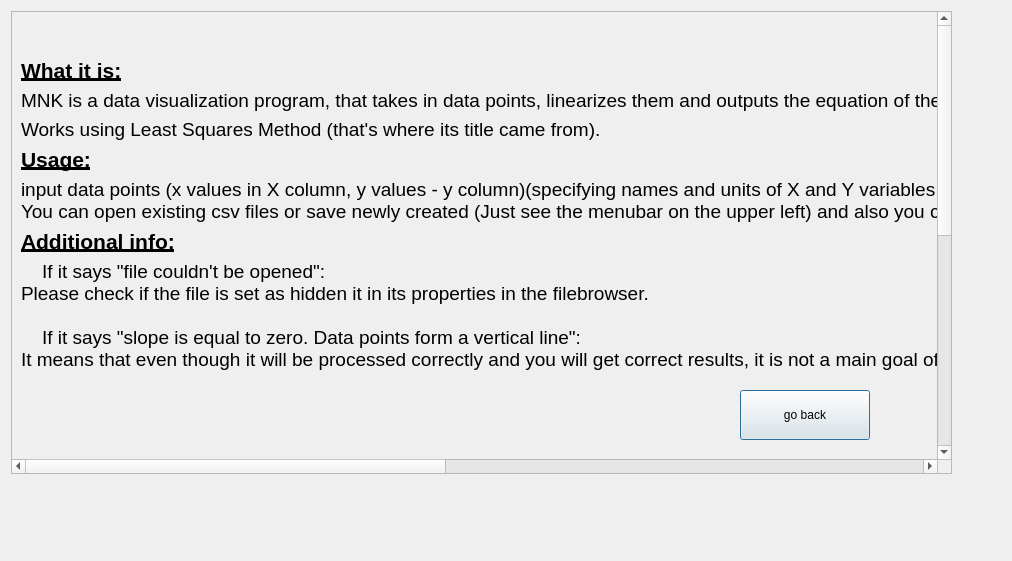
<?xml version="1.0" encoding="UTF-8"?>
<ui version="4.0">
 <class>HelpDialog</class>
 <widget class="QDialog" name="HelpDialog">
  <property name="geometry">
   <rect>
    <x>0</x>
    <y>0</y>
    <width>1012</width>
    <height>561</height>
   </rect>
  </property>
  <property name="minimumSize">
   <size>
    <width>600</width>
    <height>400</height>
   </size>
  </property>
  <property name="windowTitle">
   <string>Dialog</string>
  </property>
  <widget class="QScrollArea" name="scrollArea">
   <property name="geometry">
    <rect>
     <x>11</x>
     <y>11</y>
     <width>941</width>
     <height>463</height>
    </rect>
   </property>
   <property name="sizePolicy">
    <sizepolicy hsizetype="Preferred" vsizetype="Preferred">
     <horstretch>0</horstretch>
     <verstretch>0</verstretch>
    </sizepolicy>
   </property>
   <property name="autoFillBackground">
    <bool>true</bool>
   </property>
   <property name="widgetResizable">
    <bool>true</bool>
   </property>
   <widget class="QWidget" name="scrollAreaWidgetContents_2">
    <property name="geometry">
     <rect>
      <x>0</x>
      <y>-786</y>
      <width>2388</width>
      <height>1230</height>
     </rect>
    </property>
    <layout class="QVBoxLayout" name="verticalLayout">
     <item>
      <widget class="QLabel" name="label_1">
       <property name="font">
        <font>
         <pointsize>20</pointsize>
         <italic>true</italic>
         <bold>true</bold>
        </font>
       </property>
       <property name="layoutDirection">
        <enum>Qt::LeftToRight</enum>
       </property>
       <property name="text">
        <string>MNK:</string>
       </property>
       <property name="alignment">
        <set>Qt::AlignCenter</set>
       </property>
      </widget>
     </item>
     <item>
      <widget class="QLabel" name="label_8">
       <property name="font">
        <font>
         <pointsize>16</pointsize>
         <bold>true</bold>
         <underline>true</underline>
        </font>
       </property>
       <property name="text">
        <string>What it is:</string>
       </property>
      </widget>
     </item>
     <item>
      <widget class="QLabel" name="label_10">
       <property name="font">
        <font>
         <pointsize>14</pointsize>
        </font>
       </property>
       <property name="text">
        <string>MNK is a data visualization program, that takes in data points, linearizes them and outputs the equation of the linear fit.</string>
       </property>
      </widget>
     </item>
     <item>
      <widget class="QLabel" name="label_11">
       <property name="font">
        <font>
         <pointsize>14</pointsize>
        </font>
       </property>
       <property name="text">
        <string>Works using Least Squares Method (that's where its title came from).</string>
       </property>
      </widget>
     </item>
     <item>
      <widget class="QLabel" name="label">
       <property name="font">
        <font>
         <pointsize>16</pointsize>
         <bold>true</bold>
         <underline>true</underline>
        </font>
       </property>
       <property name="text">
        <string>Usage:</string>
       </property>
      </widget>
     </item>
     <item>
      <widget class="QLabel" name="label_4">
       <property name="font">
        <font>
         <pointsize>14</pointsize>
        </font>
       </property>
       <property name="text">
        <string>input data points (x values in X column, y values - y column)(specifying names and units of X and Y variables is mandatory), and simply press &quot;FIT&quot; button to see the linearization.
You can open existing csv files or save newly created (Just see the menubar on the upper left) and also you can take a creenshot of results and save it as .png file to share as a photo (see the Tools option on the menubar).</string>
       </property>
      </widget>
     </item>
     <item>
      <widget class="QLabel" name="label_7">
       <property name="font">
        <font>
         <pointsize>16</pointsize>
         <bold>true</bold>
         <underline>true</underline>
        </font>
       </property>
       <property name="text">
        <string>Additional info:</string>
       </property>
      </widget>
     </item>
     <item>
      <widget class="QLabel" name="label_13">
       <property name="font">
        <font>
         <pointsize>14</pointsize>
        </font>
       </property>
       <property name="text">
        <string>    If it says &quot;file couldn't be opened&quot;:
Please check if the file is set as hidden it in its properties in the filebrowser.

    If it says &quot;slope is equal to zero. Data points form a vertical line&quot;:
It means that even though it will be processed correctly and you will get correct results, it is not a main goal of MNK and normally data would be considered invalid.</string>
       </property>
      </widget>
     </item>
     <item>
      <widget class="QLabel" name="label_15">
       <property name="font">
        <font>
         <pointsize>20</pointsize>
         <italic>true</italic>
         <bold>true</bold>
        </font>
       </property>
       <property name="text">
        <string>

SKV</string>
       </property>
       <property name="alignment">
        <set>Qt::AlignCenter</set>
       </property>
      </widget>
     </item>
     <item>
      <widget class="QLabel" name="label_16">
       <property name="font">
        <font>
         <pointsize>16</pointsize>
         <bold>true</bold>
         <underline>true</underline>
        </font>
       </property>
       <property name="text">
        <string>What it is:</string>
       </property>
      </widget>
     </item>
     <item>
      <widget class="QLabel" name="label_18">
       <property name="font">
        <font>
         <pointsize>14</pointsize>
        </font>
       </property>
       <property name="text">
        <string>SKV is a simple data analysis program that calculates the mean and error (also provides some other output such as median, range of data, number of observations and Student's coefficient for 5% significance level for the input given).
    formula for error:</string>
       </property>
      </widget>
     </item>
     <item>
      <widget class="QLabel" name="label_20">
       <property name="text">
        <string>{error displaying formula}</string>
       </property>
      </widget>
     </item>
     <item>
      <widget class="QLabel" name="label_17">
       <property name="font">
        <font>
         <pointsize>16</pointsize>
         <bold>true</bold>
         <underline>true</underline>
        </font>
       </property>
       <property name="text">
        <string>Usage:</string>
       </property>
      </widget>
     </item>
     <item>
      <widget class="QLabel" name="label_19">
       <property name="font">
        <font>
         <pointsize>14</pointsize>
        </font>
       </property>
       <property name="text">
        <string>Input numbers (preferrably one per line) and press calculate.
Data requirements: there should be only numbers, number count should not be less than 2.




</string>
       </property>
      </widget>
     </item>
     <item>
      <widget class="QLabel" name="label_9">
       <property name="font">
        <font>
         <pointsize>14</pointsize>
        </font>
       </property>
       <property name="text">
        <string>Find latest releases of MNK app on &lt;a href=&quot;https://github.com/Andriy-Bilenko/MNK-Least-Squares-Method-&quot;&gt;this github page&lt;/a&gt;.</string>
       </property>
      </widget>
     </item>
     <item>
      <widget class="QLabel" name="label_3">
       <property name="font">
        <font>
         <pointsize>14</pointsize>
        </font>
       </property>
       <property name="text">
        <string>If you ran into some issues by any chance or need to contact the developer, it would be great to recieve your valuable feedback on emaii:  &lt;a&gt;bilenko.a.uni@gmail.com&lt;/a&gt;.</string>
       </property>
      </widget>
     </item>
     <item>
      <widget class="QLabel" name="label_last_blank">
       <property name="text">
        <string> 



end of page</string>
       </property>
       <property name="alignment">
        <set>Qt::AlignCenter</set>
       </property>
      </widget>
     </item>
    </layout>
   </widget>
  </widget>
  <widget class="QPushButton" name="goBackButton">
   <property name="geometry">
    <rect>
     <x>740</x>
     <y>390</y>
     <width>130</width>
     <height>50</height>
    </rect>
   </property>
   <property name="sizePolicy">
    <sizepolicy hsizetype="Fixed" vsizetype="Fixed">
     <horstretch>0</horstretch>
     <verstretch>0</verstretch>
    </sizepolicy>
   </property>
   <property name="minimumSize">
    <size>
     <width>130</width>
     <height>50</height>
    </size>
   </property>
   <property name="text">
    <string>go back</string>
   </property>
  </widget>
 </widget>
 <resources/>
 <connections/>
</ui>
